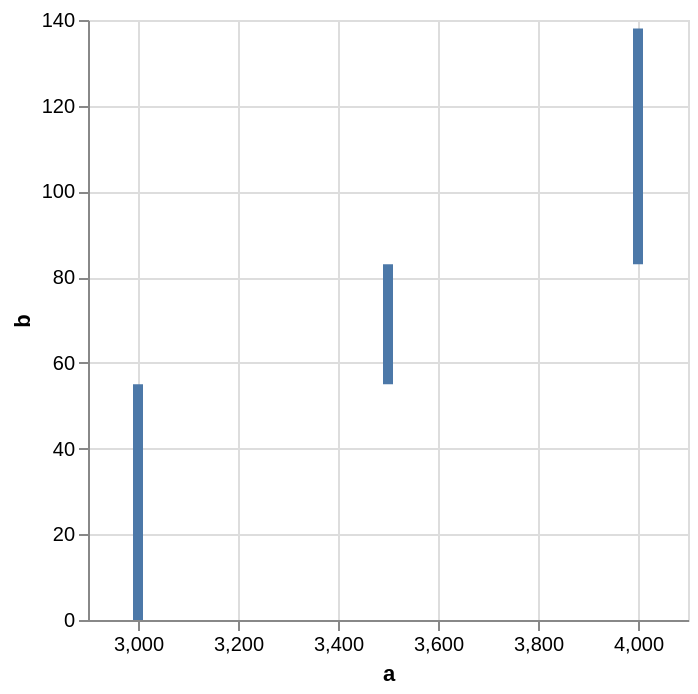

This figure's Vega-Lite source:
### Vega specification from a JSON file in a GitHub repository (floating-point values rounded to 4 significant figures)
{"$schema": "https://vega.github.io/schema/vega/v6.json", "background": "white", "padding": 5, "width": 300, "height": 300, "style": "cell", "data": [{"name": "source_0", "values": [{"a": 3000, "b": 55}, {"a": 3500, "b": 28}, {"a": 4000, "b": 55}]}, {"name": "data_0", "source": "source_0", "transform": [{"type": "stack", "groupby": [], "field": "b", "sort": {"field": [], "order": []}, "as": ["b_start", "b_end"], "offset": "zero"}, {"type": "filter", "expr": "isValid(datum[\"a\"]) && isFinite(+datum[\"a\"]) && isValid(datum[\"b\"]) && isFinite(+datum[\"b\"])"}]}], "marks": [{"name": "marks", "type": "rect", "style": ["bar"], "from": {"data": "data_0"}, "encode": {"update": {"fill": {"value": "#4c78a8"}, "ariaRoleDescription": {"value": "bar"}, "description": {"signal": "\"a: \" + (format(datum[\"a\"], \"\")) + \"; b: \" + (format(datum[\"b\"], \"\"))"}, "xc": {"scale": "x", "field": "a"}, "width": {"value": 5}, "y": {"scale": "y", "field": "b_end"}, "y2": {"scale": "y", "field": "b_start"}}}}], "scales": [{"name": "x", "type": "linear", "domain": {"data": "data_0", "field": "a"}, "range": [0, {"signal": "width"}], "nice": true, "zero": false, "padding": 5}, {"name": "y", "type": "pow", "domain": {"data": "data_0", "fields": ["b_start", "b_end"]}, "range": [{"signal": "height"}, 0], "nice": true, "zero": true}], "axes": [{"scale": "x", "orient": "bottom", "gridScale": "y", "grid": true, "tickCount": {"signal": "ceil(width/40)"}, "domain": false, "labels": false, "aria": false, "maxExtent": 0, "minExtent": 0, "ticks": false, "zindex": 0}, {"scale": "y", "orient": "left", "gridScale": "x", "grid": true, "tickCount": {"signal": "ceil(height/40)"}, "domain": false, "labels": false, "aria": false, "maxExtent": 0, "minExtent": 0, "ticks": false, "zindex": 0}, {"scale": "x", "orient": "bottom", "grid": false, "title": "a", "labelFlush": true, "labelOverlap": true, "tickCount": {"signal": "ceil(width/40)"}, "zindex": 0}, {"scale": "y", "orient": "left", "grid": false, "title": "b", "labelOverlap": true, "tickCount": {"signal": "ceil(height/40)"}, "zindex": 0}]}
